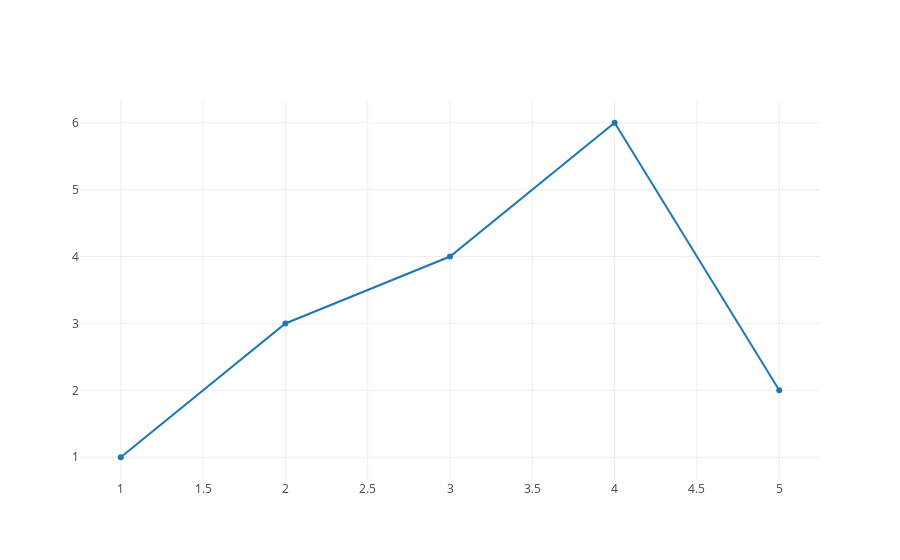

This figure's notebook cell:
### Code cell
iplot([{"x":[1,2,3,4,5], "y":[1,3,4,6,2]}])

### Figure 1 — Plotly figure (JSON) as saved in the notebook; plotly's stock layout.template omitted (floating-point values rounded to 4 significant figures)
{"data": [{"type": "scatter", "uid": "5f441dce-966f-4832-ae31-b3484ec37e17", "x": [1, 2, 3, 4, 5], "y": [1, 3, 4, 6, 2]}], "layout": {}}
